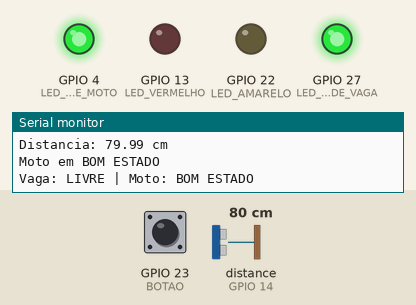
Simulated run of this sketch. Board: ESP32. Parts: output pins drawn as LEDs (lit = HIGH), the last lines printed to the serial monitor. Wiring (from diagram.json): ultrasonic range finder: trigger GPIO 12; echo GPIO 14. Inputs (shaded band) come from the test bench; at power-on: distance to the obstacle (sensor on GPIO 14) 80 cm, GPIO 23 (BOTAO) HIGH. The echo pulse lasts 58.3 µs per cm; pins used as bus, display or sensor lines are not drawn.

Above: at 1.2 s.
1.3 s: distance to the obstacle (sensor on GPIO 14) set to 12 cm
2.8 s: distance to the obstacle (sensor on GPIO 14) set to 9 cm
At 4.0 s:
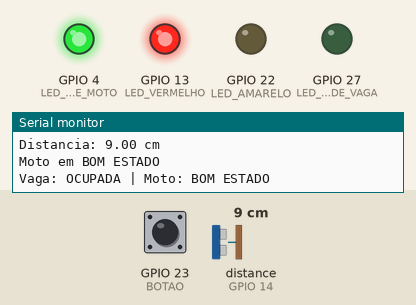
4.3 s: GPIO 23 (BOTAO) pulled LOW for 0.25 s
At 5.8 s:
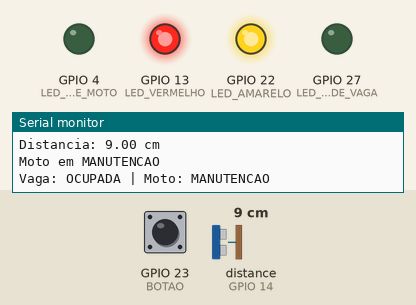
6.1 s: distance to the obstacle (sensor on GPIO 14) set to 18 cm
At 6.6 s:
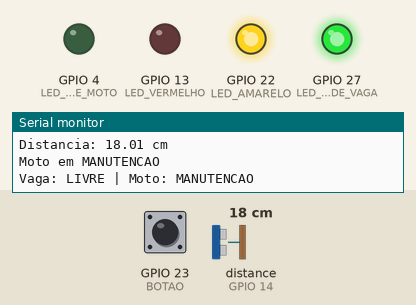
7.7 s: distance to the obstacle (sensor on GPIO 14) set to 2 cm
At 8.2 s:
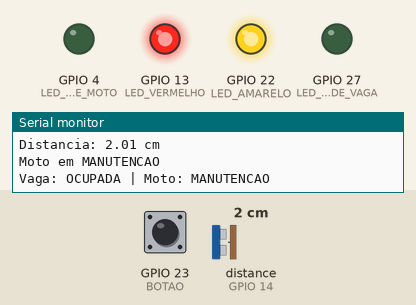
9.2 s: distance to the obstacle (sensor on GPIO 14) set to 35 cm
At 10.0 s:
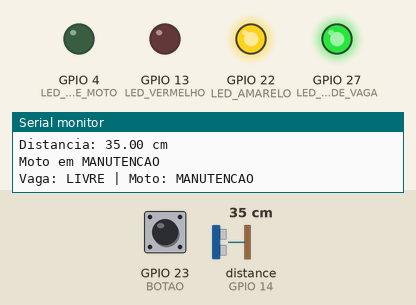
Timing chart, 0 to 11.8 s (numbered marks = the images above; inputs shaded):
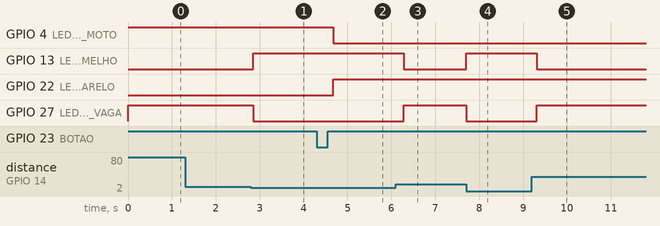

Measured:
- the behaviour switches between 11 and 10 cm on distance to the obstacle (sensor on GPIO 14) (found by bisection; images 0 and 1)
- after the input at 2.8 s, GPIO 13 (LED_VERMELHO): LOW → HIGH after 0.06 s; GPIO 27 (LED_VERDE_VAGA): HIGH → LOW after 0.06 s
- after the input at 4.3 s, GPIO 4 (LED_VERDE_MOTO): HIGH → LOW after 0.37 s; GPIO 22 (LED_AMARELO): LOW → HIGH after 0.37 s
- after the input at 6.1 s, GPIO 13 (LED_VERMELHO): HIGH → LOW after 0.19 s; GPIO 27 (LED_VERDE_VAGA): LOW → HIGH after 0.19 s
- after the input at 7.7 s, GPIO 13 (LED_VERMELHO): LOW → HIGH at once; GPIO 27 (LED_VERDE_VAGA): HIGH → LOW at once
- after the input at 9.2 s, GPIO 13 (LED_VERMELHO): HIGH → LOW after 0.12 s; GPIO 27 (LED_VERDE_VAGA): LOW → HIGH after 0.12 s

The sketch:

sketch.ino
```cpp
#define TRIG_PIN 12
#define ECHO_PIN 14

#define LED_VERMELHO 13      // Vaga ocupada
#define LED_VERDE_VAGA 27    // Vaga livre
#define LED_AMARELO 22       // Moto em manutenção
#define LED_VERDE_MOTO 4     // Moto em bom estado

#define BOTAO 23             // Botão manutenção

long duracao;
float distancia;
bool motoEmManutencao = false;
bool ultimoEstadoBotao = HIGH;

void setup() {
  Serial.begin(115200);

  pinMode(TRIG_PIN, OUTPUT);
  pinMode(ECHO_PIN, INPUT);

  pinMode(LED_VERMELHO, OUTPUT);
  pinMode(LED_VERDE_VAGA, OUTPUT);
  pinMode(LED_AMARELO, OUTPUT);
  pinMode(LED_VERDE_MOTO, OUTPUT);

  pinMode(BOTAO, INPUT_PULLUP);

  digitalWrite(LED_VERDE_MOTO, HIGH);
  digitalWrite(LED_AMARELO, LOW);

  Serial.println("Sistema iniciado!");
}

void loop() {

  digitalWrite(TRIG_PIN, LOW);
  delayMicroseconds(2);
  digitalWrite(TRIG_PIN, HIGH);
  delayMicroseconds(10);
  digitalWrite(TRIG_PIN, LOW);

  duracao = pulseIn(ECHO_PIN, HIGH);
  distancia = (duracao * 0.0343) / 2;

  Serial.print("Distancia: ");
  Serial.print(distancia);
  Serial.println(" cm");


  if (distancia < 10 && distancia > 0) {
    digitalWrite(LED_VERMELHO, HIGH);
    digitalWrite(LED_VERDE_VAGA, LOW);
  } else {
    digitalWrite(LED_VERMELHO, LOW);
    digitalWrite(LED_VERDE_VAGA, HIGH);
  }


  bool estadoBotao = digitalRead(BOTAO);


  if (ultimoEstadoBotao == HIGH && estadoBotao == LOW) {
    motoEmManutencao = !motoEmManutencao;
    delay(200);
  }

  ultimoEstadoBotao = estadoBotao;

  if (motoEmManutencao) {
    digitalWrite(LED_AMARELO, HIGH);
    digitalWrite(LED_VERDE_MOTO, LOW);
    Serial.println("Moto em MANUTENCAO");
  } else {
    digitalWrite(LED_AMARELO, LOW);
    digitalWrite(LED_VERDE_MOTO, HIGH);
    Serial.println("Moto em BOM ESTADO");
  }


  Serial.print("Vaga: ");
  Serial.print(distancia < 10 ? "OCUPADA" : "LIVRE");
  Serial.print(" | Moto: ");
  Serial.println(motoEmManutencao ? "MANUTENCAO" : "BOM ESTADO");

  delay(200);
}
```
